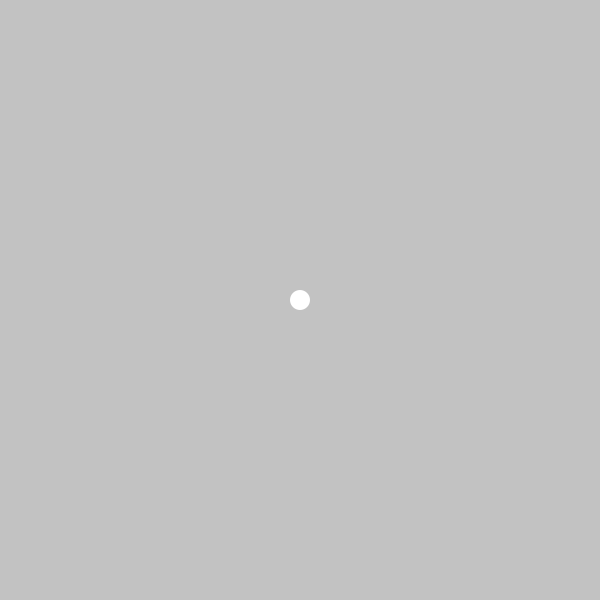
Frame 1 (no input)
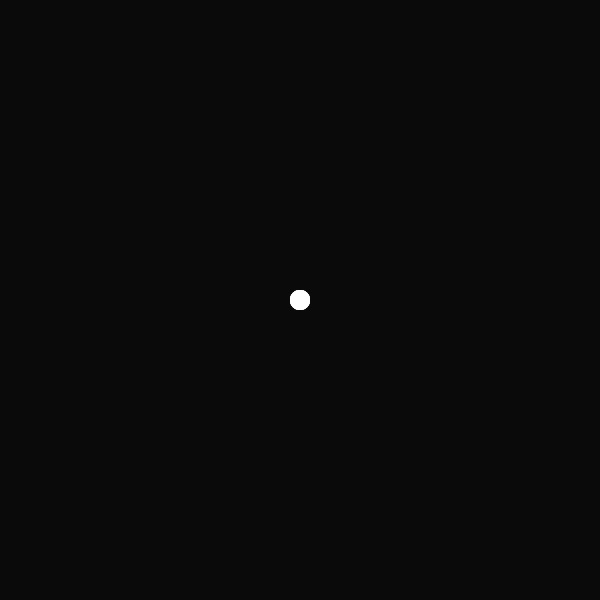
Frame 60 (the mouse pressed at the canvas centre just before this capture)
Frame 120 (the mouse held since frame 60 and released just before this capture): identical to frame 60, image omitted

The Processing sketch that drew these frames (run headless with seeded random() and noise(); from frame 60 on, the mouse is pressed at the canvas centre):

// Processing sketch: processing_4659
// ── processing_4659.pde

/**
  
  Drag and throw the circle around the scene.
  
*/

ArrayList _positions = new ArrayList();

float _dragTime;
float _dragThreshold;
float _timerSpeed = 5;

boolean _isPressedState = false;
boolean _isReleasedState = false;

float _friction = 0.05;	
float _averageVelX, _averageVelY;
float posX, posY;

int _directionX = 1;
int _directionY = 1;

int _timer = 0;
int _endPointCalcTimer;

void setup()
{
  size(600, 600);
  frameRate(50);
  noStroke();
  smooth();
  rectMode(CENTER);
  
  posX = width/2;
  posY = height/2;
}


void draw()
{
  fill(0, 12);
  rect(width/2, height/2, width, height);
  fill(255);
  
  if (_isPressedState)
  {
    PVector p = new PVector(mouseX, mouseY);
    _positions.add(p);
    
    _dragTime += _timerSpeed;
  }
  
  if (_isReleasedState)
  {
    if (posX > width || posX < 0) _directionX *= -1;
    if (posY > width || posY < 0) _directionY *= -1;
    
    _averageVelX = (_averageVelX - _averageVelX * _friction);
    _averageVelY = (_averageVelY - _averageVelY * _friction);
    				
    posX += frameRate * _averageVelX * _directionX;
    posY += frameRate * _averageVelY * _directionY;
    
    if(abs(_averageVelX) < 0.002 || abs(_averageVelY) < 0.002)
    {
      _endPointCalcTimer = 0;
      _isReleasedState = false;
    }
  }
  
  fill(255);
  float radius = max(_averageVelX, _averageVelY) * 100 + 20;
  ellipse(posX, posY, radius, radius);
}

void mousePressed()
{
  _isPressedState = true;
  _positions = new ArrayList();
  
  _directionX = 1;
  _directionY = 1;
  
  _dragTime = 0.0;
  _timer = 0;
}

void mouseReleased()
{
  _isPressedState = false;
  _isReleasedState = true;
  
  _timer = 0;
  
  _averageVelX = 0.0;
  _averageVelY = 0.0;
  
  for (int i=0; i<5; i++)
  {
    PVector p1 = (PVector)(_positions.get(_positions.size() - 1 - i));
    PVector p2 = (PVector)(_positions.get(_positions.size() - 2 - i));
    
    _averageVelX += (p1.x - p2.x) / _dragTime;
    _averageVelY += (p1.y - p2.y) / _dragTime;
  }
  
  _endPointCalcTimer = 0;
}
